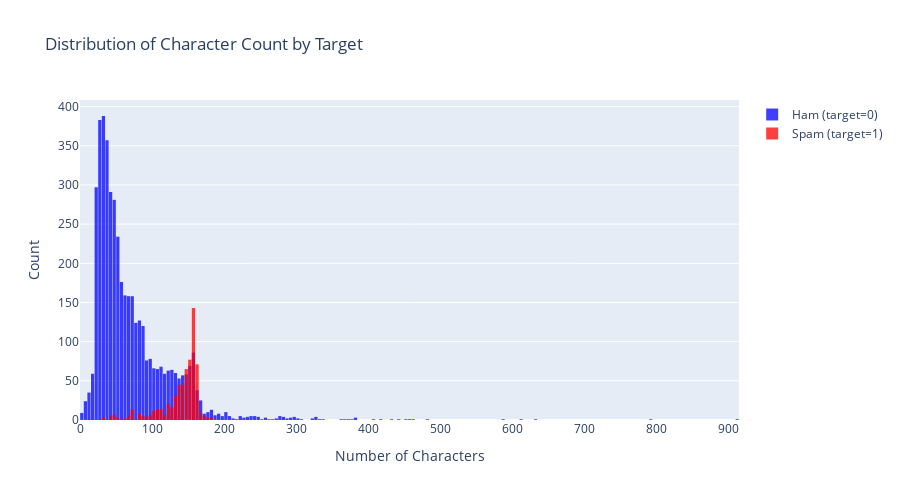

The notebook cell this image was saved under:
### Code cell
import plotly.express as px
import plotly.graph_objects as go
import pandas as pd

fig = go.Figure()

fig.add_trace(
    go.Histogram(
        x=df[df['v1'] == 0]['char_count'],
        name='Ham (target=0)',
        marker_color='blue',
        opacity=0.6
    )
)

fig.add_trace(
    go.Histogram(
        x=df[df['v1'] == 1]['char_count'],
        name='Spam (target=1)',
        marker_color='red',
        opacity=0.6
    )
)

# Overlay both histograms
fig.update_layout(
    title='Distribution of Character Count by Target',
    xaxis_title='Number of Characters',
    yaxis_title='Count',
    barmode='overlay',  # Overlay both histograms
    bargap=0.1,
    width=900,
    height=500,
)

# Adjust transparency for better visualization
fig.update_traces(opacity=0.75)

# Show the plot
fig.show()

### Figure 1 — Plotly figure (JSON) as saved in the notebook; plotly's stock layout.template omitted (floating-point values rounded to 4 significant figures; data arrays with more than 128 entries replaced by an {"elided": "..."} marker saying what was removed)
{"data": [{"marker": {"color": "blue"}, "name": "Ham (target=0)", "opacity": 0.75, "type": "histogram", "x": {"elided": "4516 int values"}}, {"marker": {"color": "red"}, "name": "Spam (target=1)", "opacity": 0.75, "type": "histogram", "x": {"elided": "653 int values"}}], "layout": {"bargap": 0.1, "barmode": "overlay", "height": 500, "title": {"text": "Distribution of Character Count by Target"}, "width": 900, "xaxis": {"title": {"text": "Number of Characters"}}, "yaxis": {"title": {"text": "Count"}}}}
